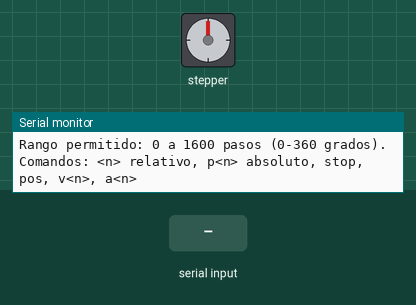
The sketch below on a simulated ESP32. Shown: stepper motor, the last lines printed to the serial monitor. The inputs (shaded band) are chosen by the test bench. Nothing arrives over Bluetooth unless stated; stepper angles assume 1600 steps per turn.

Above: at 1.5 s.
1.6 s: "90\n" received over the second serial link
At 3.1 s:
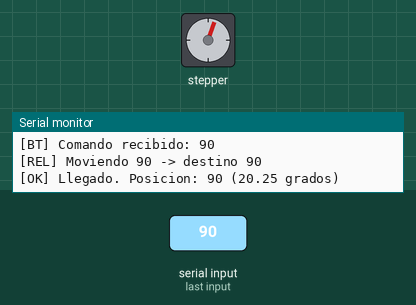
3.5 s: "200\n" received over the second serial link
At 5.4 s:
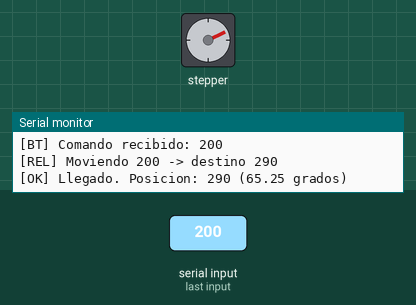
5.8 s: "p90\n" received over the second serial link
At 6.26 s:
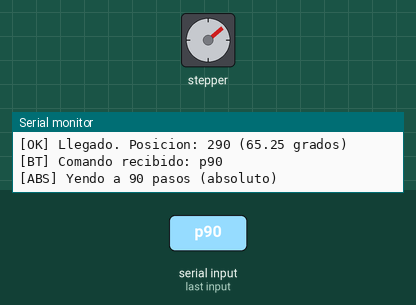
7.3 s: "p,45\n" received over the second serial link
At 8.3 s:
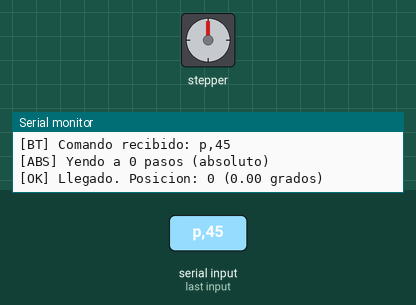
Timing chart, 0 to 10.3 s (numbered marks = the images above; inputs shaded):
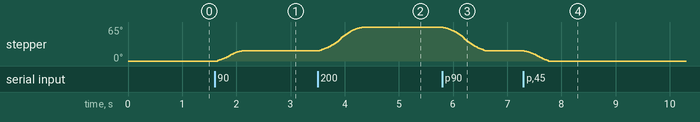

The sketch:

MovimientoBT.ino
```cpp
#include <Arduino.h>
#include <AccelStepper.h>
#include <BluetoothSerial.h>

#if !defined(CONFIG_BT_ENABLED) || !defined(CONFIG_BLUEDROID_ENABLED)
#error Bluetooth no está habilitado en este core de ESP32
#endif
#if !defined(CONFIG_BT_SPP_ENABLED)
#error El perfil SPP no está disponible. Solo funciona en el ESP32 original.
#endif

constexpr int PIN_STEP = 18;
constexpr int PIN_DIR  = 19;

// Una vuelta completa = 200 pasos * 8 micropasos = 1600
constexpr long STEPS_PER_REV = 1600;

BluetoothSerial SerialBT;
const char* BT_NAME = "ESP32-Motor";

AccelStepper stepper(AccelStepper::DRIVER, PIN_STEP, PIN_DIR);
String inputBuffer = "";
bool enMovimiento = false;

void setup() {
  Serial.begin(115200);
  delay(300);

  SerialBT.begin(BT_NAME);
  Serial.print("Bluetooth iniciado: ");
  Serial.println(BT_NAME);

  stepper.setMaxSpeed(1600);
  stepper.setAcceleration(1200);

  // Arrancar en 0 (posición de referencia)
  stepper.setCurrentPosition(0);

  Serial.print("Rango permitido: 0 a ");
  Serial.print(STEPS_PER_REV);
  Serial.println(" pasos (0-360 grados).");
  Serial.println("Comandos: <n> relativo, p<n> absoluto, stop, pos, v<n>, a<n>");
}

void loop() {
  // --- Leer comandos desde Bluetooth ---
  while (SerialBT.available() > 0) {
    char c = SerialBT.read();
    if (c == '\n' || c == '\r') {
      inputBuffer.trim();
      if (inputBuffer.length() > 0) {
        Serial.print("[BT] Comando recibido: ");
        Serial.println(inputBuffer);
        procesarComando(inputBuffer);
      }
      inputBuffer = "";
    } else {
      inputBuffer += c;
      if (inputBuffer.length() > 20) inputBuffer = "";
    }
  }

  // --- Ejecutar movimiento ---
  stepper.run();

  // --- Avisar cuando termina (por USB) ---
  if (enMovimiento && stepper.distanceToGo() == 0) {
    enMovimiento = false;
    Serial.print("[OK] Llegado. Posicion: ");
    Serial.print(stepper.currentPosition());
    Serial.print(" (");
    Serial.print((float)stepper.currentPosition() * 360.0 / STEPS_PER_REV, 2);
    Serial.println(" grados)");
    // Opcional: avisar tambien al movil
    // SerialBT.println("OK");
  }
}

void procesarComando(String cmd) {
  cmd.toLowerCase();

  if (cmd == "stop") {
    stepper.stop();
    Serial.println("[CMD] Deteniendo...");
    // SerialBT.println("STOP");
    return;
  }

  if (cmd == "pos") {
    Serial.print("[POS] Posicion: ");
    Serial.print(stepper.currentPosition());
    Serial.print(" (");
    Serial.print((float)stepper.currentPosition() * 360.0 / STEPS_PER_REV, 2);
    Serial.println(" grados)");
    // SerialBT.print("POS ");
    // SerialBT.println(stepper.currentPosition());
    return;
  }

  if (cmd.startsWith("v")) {
    long v = cmd.substring(1).toInt();
    if (v > 0) {
      stepper.setMaxSpeed(v);
      Serial.print("[CFG] Velocidad: ");
      Serial.println(v);
      // SerialBT.print("V ");
      // SerialBT.println(v);
    }
    return;
  }

  if (cmd.startsWith("a")) {
    long a = cmd.substring(1).toInt();
    if (a > 0) {
      stepper.setAcceleration(a);
      Serial.print("[CFG] Aceleracion: ");
      Serial.println(a);
      // SerialBT.print("A ");
      // SerialBT.println(a);
    }
    return;
  }

  // --- Posición absoluta con límite ---
  if (cmd.startsWith("p")) {
    long destino = cmd.substring(1).toInt();
    if (destino < 0 || destino > STEPS_PER_REV) {
      Serial.print("[ERR] Fuera de rango (0-");
      Serial.print(STEPS_PER_REV);
      Serial.println(")");
      // SerialBT.println("ERR_RANGO");
      return;
    }
    stepper.moveTo(destino);
    enMovimiento = true;
    Serial.print("[ABS] Yendo a ");
    Serial.print(destino);
    Serial.println(" pasos (absoluto)");
    // SerialBT.println("OK");
    return;
  }

  // --- Movimiento relativo con límite ---
  bool valido = true;
  int inicio = (cmd[0] == '-' || cmd[0] == '+') ? 1 : 0;
  if (cmd.length() == inicio) valido = false;
  for (int i = inicio; i < cmd.length(); i++) {
    if (!isDigit(cmd[i])) { valido = false; break; }
  }
  if (!valido) {
    Serial.print("[ERR] Comando no valido: ");
    Serial.println(cmd);
    // SerialBT.println("ERR_CMD");
    return;
  }

  long pasos = cmd.toInt();
  long destino = stepper.currentPosition() + pasos;

  if (destino < 0 || destino > STEPS_PER_REV) {
    Serial.print("[ERR] Destino fuera de rango (0-");
    Serial.print(STEPS_PER_REV);
    Serial.print("). Posicion actual: ");
    Serial.println(stepper.currentPosition());
    // SerialBT.println("ERR_RANGO");
    return;
  }

  stepper.moveTo(destino);
  enMovimiento = true;
  Serial.print("[REL] Moviendo ");
  Serial.print(pasos);
  Serial.print(" -> destino ");
  Serial.println(destino);
  // SerialBT.println("OK");
}
```

Measured:
- after the input at 1.6 s, stepper: turns 20° clockwise in 0.45 s, starting after 0.05 s
- after the input at 3.5 s, stepper: turns 45° clockwise in 0.77 s, starting at once
- after the input at 5.8 s, stepper: turns 45° counter-clockwise in 0.77 s, starting at once
- after the input at 7.3 s, stepper: turns 20° counter-clockwise in 0.44 s, starting at once
